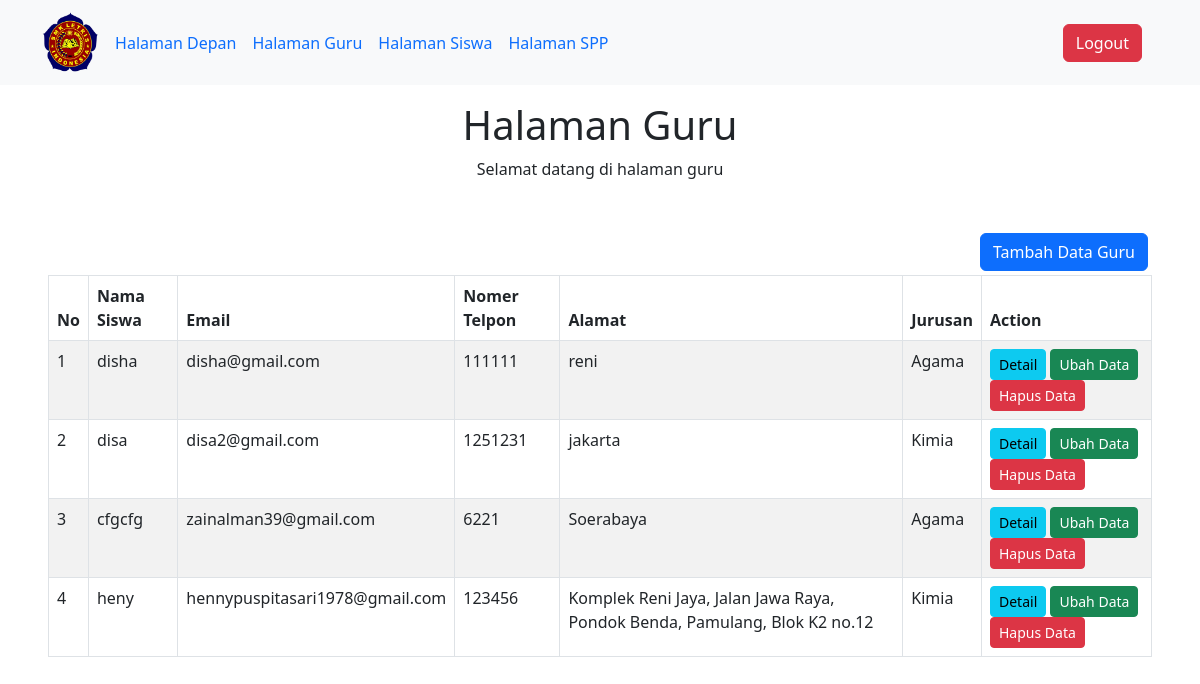
The app's page /views/admin_guru.php (signed in) with its own data.
### tables this page shows
CREATE TABLE `guru` (
  `id` int(11) NOT NULL,
  `nama` varchar(255) NOT NULL,
  `email` varchar(255) NOT NULL,
  `no_hp` int(25) NOT NULL,
  `id_mapel` int(11) NOT NULL,
  `alamat` varchar(255) NOT NULL
);

CREATE TABLE `mata_pelajaran` (
  `id` int(11) NOT NULL,
  `mata_pelajaran` varchar(255) NOT NULL
);

### views/admin_guru.php (the view, shortened to what this page needs)
<?php
include("../includes/inc_header.php");
include "../includes/inc_koneksi.php";
?>
<div class="container text-center">
<h1>Halaman Guru</h1>
<p>Selamat datang di halaman guru</p>
</div>
<div class="card-body m-5">
    <table class="table table-bordered table-striped">
        <?php if (in_array("admin", $_SESSION['admin_akses'])) { ?>
            <a href="crud_tambah_guru.php" class="btn btn-primary float-end m-1">Tambah Data Guru</a>
        <?php } ?>
        <thead>
            <tr>
                <th>No</th>
                <th>Nama Siswa</th>
                <th>Email</th>
                <th>Nomer Telpon</th>
                <th>Alamat</th>
                <th>Jurusan</th>
                <th>Action</th>
            </tr>
        </thead>
        <tbody>
            <?php
            $number = 1;
            $query = "SELECT
            guru.id AS id_guru,
            guru.alamat AS alamat_guru,
            guru.nama AS nama_guru,
            guru.email AS email_guru,
            guru.no_hp AS no_hp_guru,
            mata_pelajaran.mata_pelajaran AS nama_mapel
            FROM guru, mata_pelajaran WHERE mata_pelajaran.id = guru.id_mapel";
            $query_run = mysqli_query($koneksi, $query);
            if (mysqli_num_rows($query_run) > 0) {
                foreach ($query_run as $guru) {
                    ?>
                    <tr>
                        <td>
                            <?= $number++ ?>
                        </td>
                        <td>
                            <?= $guru['nama_guru'] ?>
                        </td>
                        <td>
                            <?= $guru['email_guru'] ?>
                        </td>
                        <td>
                            <?= $guru['no_hp_guru'] ?>
                        </td>
                        <td>
                            <?= $guru['alamat_guru'] ?>
                        </td>
                        <td>
                            <?= $guru['nama_mapel'] ?>
                        </td>
                        <td>
                            <a href="crud_detail_guru.php?id=<?= $guru['id_guru']; ?>" class="btn btn-info btn-sm">Detail</a>
                            <?php if (in_array("admin", $_SESSION['admin_akses'])) { ?>
                                <a href="crud_edit_guru.php?id=<?= $guru['id_guru']; ?>" class="btn btn-success btn-sm">Ubah Data</a>
                                <form action="../controllers/controller_guru.php" method="POST" class="d-inline">
                                    <button type="submit" name="hapus_data_guru" value="<?= $guru['id_guru']; ?>"
                                        class="btn btn-danger btn-sm">Hapus Data</button>
                                </form>
                            <?php } ?>
                        </td>
                    </tr>
                    <?php
                }
            } else {
                echo "<h5 style='color:red;'>Belum Ada Data Siswa</h5>";
            }
            ?>
        </tbody>
    </table>
</div>
<?php
include("../includes/inc_footer.php");
?>

### includes/inc_header.php (shortened to what this page needs)
<!DOCTYPE html>
<html lang="en">
<head>
    <link href="https://cdn.jsdelivr.net/npm/bootstrap@5.3.0-alpha3/dist/css/bootstrap.min.css" rel="stylesheet"
>
</head>
<body>
    <nav class="navbar navbar-expand-lg navbar-light bg-light">
        <div class="container">
            <a class="navbar-brand me-2">
                <img src="logo.png" height="60" alt="Letris logo" loading="lazy" style="margin-top: -1px;" />
            </a>
            <div class="collapse navbar-collapse" id="navbarButtonsExample">
                <ul class="navbar-nav me-auto mb-2 mb-lg-0">
                    <li class="nav-item">
                        <a class="nav-link text-primary" href="admin_depan.php">Halaman Depan</a>
                    </li>
                    <?php if (in_array("guru", $_SESSION['admin_akses'])) { ?>
                        <li class="nav-item">
                            <a class="nav-link text-primary" href="admin_guru.php">Halaman Guru</a>
                        </li>
                    <?php } ?>
                    <?php if (in_array("siswa", $_SESSION['admin_akses'])) { ?>
                        <li class="nav-item">
                            <a class="nav-link text-primary" href="admin_siswa.php">Halaman Siswa</a>
                        </li>
                    <?php } ?>
                    <?php if (in_array("spp", $_SESSION['admin_akses'])) { ?>
                        <li class="nav-item">
                            <a class="nav-link text-primary" href="admin_spp.php">Halaman SPP</a>
                        </li>
                    <?php } ?>
                </ul>
                <div class="d-flex align-items-center">
                    <button type="button" class="btn btn-danger me-3" onclick="window.location.href='../logout.php';">
                        Logout
                    </button>
                </div>
            </div>
        </div>
    </nav>
    <div id="app">

### includes/inc_footer.php (shortened to what this page needs)
</div>
</body>
</html>

### records on screen
guru: nama "disha", email "disha@gmail.com", no_hp "111111", alamat "reni", mata_pelajaran.mata_pelajaran "Agama", $guru['id_guru'] 2 (drawn)
guru: nama "disa", email "disa2@gmail.com", no_hp "1251231", alamat "jakarta", mata_pelajaran.mata_pelajaran "Kimia", $guru['id_guru'] 3 (drawn)
guru: nama "cfgcfg", email "zainalman39@gmail.com", no_hp "6221", alamat "Soerabaya", mata_pelajaran.mata_pelajaran "Agama", $guru['id_guru'] 4 (drawn)
guru: nama "heny", email "hennypuspitasari1978@gmail.com", no_hp "123456", alamat "Komplek Reni Jaya, Jalan Jawa Raya, Pondok Benda, Pamulang, Blok K2 no.12", mata_pelajaran.mata_pelajaran "Kimia", $guru['id_guru'] 5 (drawn)
